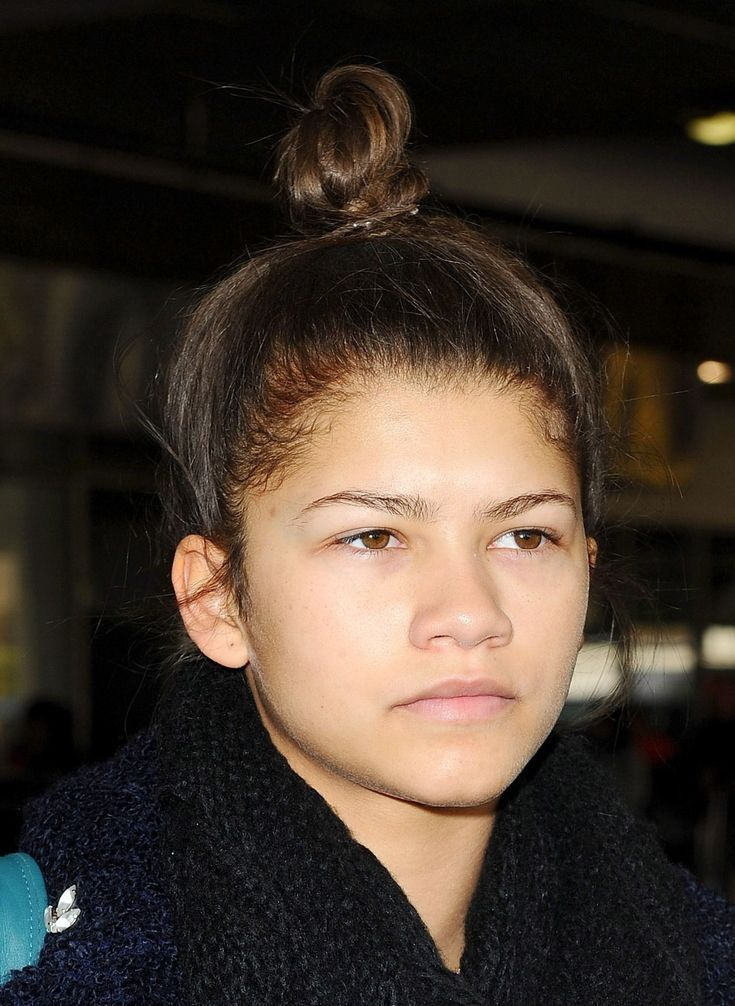
#> input picture lab-works/lab-idk/assets/face.jpeg, 735 x 1006 px, given in place of the camera
$ jupyter execute smiledetphoto.ipynb
#> lines starting #> are read from the running program, lines starting #| are printed output that depends on the picture; after the words box and inside, x2 and y2 are one past the last pixel; in counts of white or black regions, pixels touching at a corner belong together
[cell 1]
import cv2
import imutils
import matplotlib.pyplot as plt
vid = cv2.VideoCapture(0)

if not vid.isOpened():
    print("Error: Unable to open video source")
    exit()
face_cascade_path = '/home/nithin_nk/git/computer_vision/lab-works/lab-idk/haarcascade_frontalface_default.xml'
eye_cascade_path = '/home/nithin_nk/git/computer_vision/lab-works/lab-idk/haarcascade_eye.xml'
smile_cascade_path = '/home/nithin_nk/git/computer_vision/lab-works/lab-idk/haarcascade_smile.xml'

face_cascade = cv2.CascadeClassifier(face_cascade_path)
eye_cascade = cv2.CascadeClassifier(eye_cascade_path)
smile_cascade = cv2.CascadeClassifier(smile_cascade_path)

if face_cascade.empty():
    print(f"Error: Unable to load face cascade from {face_cascade_path}")
    exit()
if eye_cascade.empty():
    print(f"Error: Unable to load eye cascade from {eye_cascade_path}")
    exit()
if smile_cascade.empty():
    print(f"Error: Unable to load smile cascade from {smile_cascade_path}")
    exit()

while True:
    ret, img = vid.read()
#> img is the input picture: shape (1006, 735, 3); mean B, G, R 45.2, 54.7, 66.1
    if not ret:
        print("Error: Unable to read frame")
        break
    img = imutils.resize(img, width=1000)
#> img: shape (1368, 1000, 3)
    gray = cv2.cvtColor(img, cv2.COLOR_BGR2GRAY)
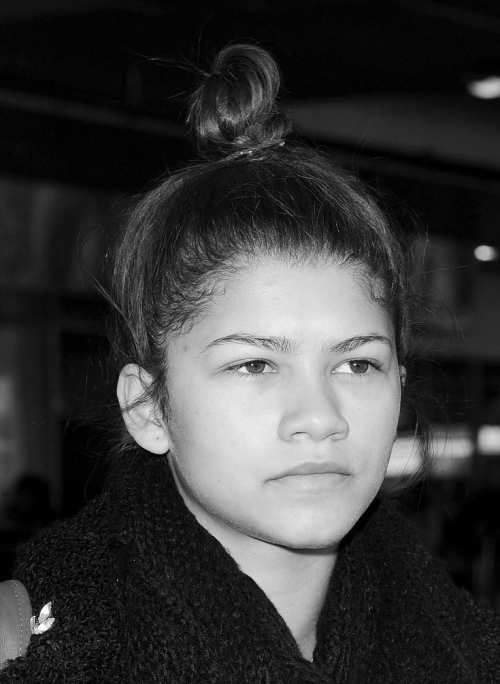
#> gray: shape (1368, 1000) (shown at 1/2 size); min 0, max 255, mean 57
    faces = face_cascade.detectMultiScale(gray, 1.3, 5)
#> faces = [[354, 542, 509, 509]]
    for (x, y, w, h) in faces:
        cv2.rectangle(img, (x, y), (x+w, y+h), (255, 255, 255), 2)
        roi_gray = gray[y:y+h, x:x+w]
        roi_color = img[y:y+h, x:x+w]
        eyes = eye_cascade.detectMultiScale(roi_gray)
        for (ex, ey, ew, eh) in eyes:
            cv2.rectangle(roi_color, (ex, ey), (ex+ew, ey+eh), (255, 0, 0), 2)
#> this loop made 1 pass
#> pass 1, `roi_gray = gray[y:y+h, x:x+w]`:
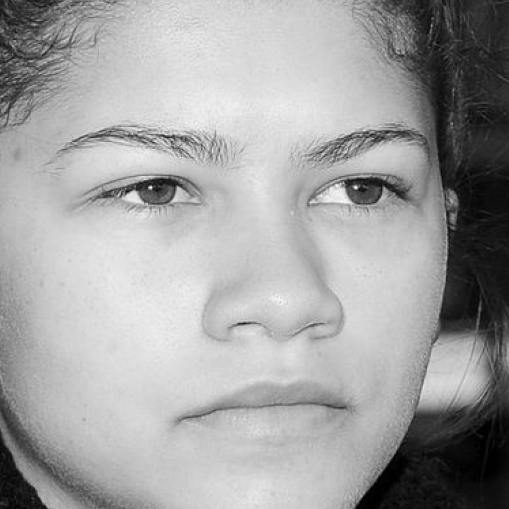
#> roi_gray: shape (509, 509); min 0, max 253, mean 162
#> pass 1, `roi_color = img[y:y+h, x:x+w]`:
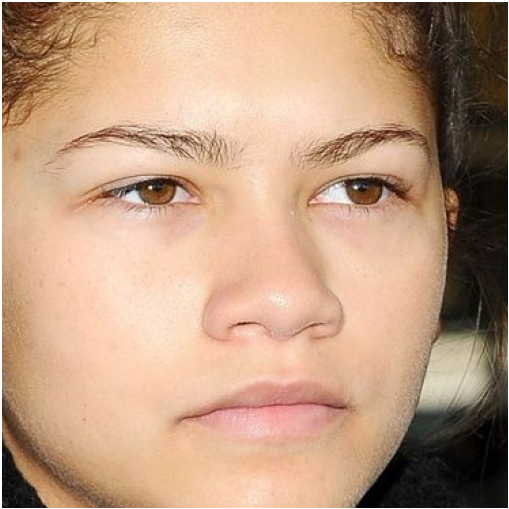
#> roi_color: shape (509, 509, 3); mean B, G, R 129.5, 156.2, 191.6
#> after the loop:
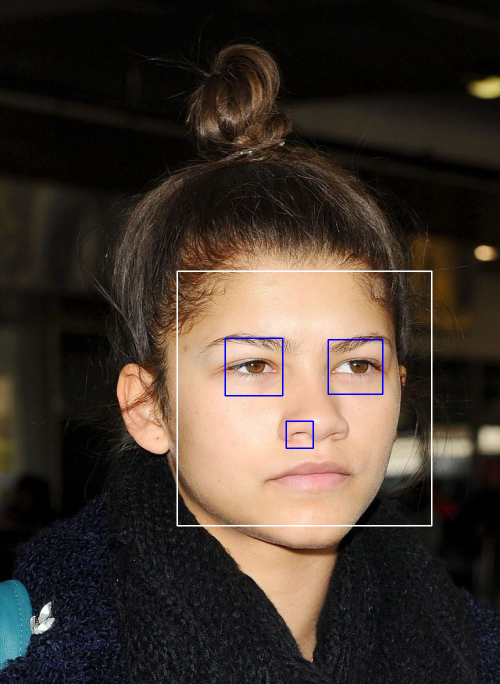
#> img: shape (1368, 1000, 3) (shown at 1/2 size); mean B, G, R 46.2, 55, 66.1
#> after the loop:
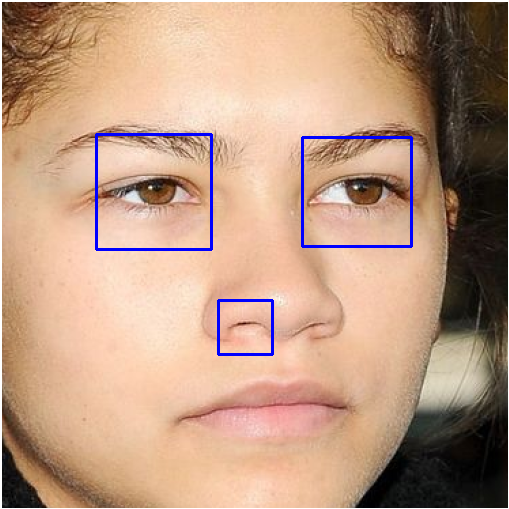
#> roi_color: shape (509, 509, 3); 1.28% of pixels changed, all inside (x1, y1, x2, y2) = (95, 133, 413, 356)
    cv2.imshow('frame', img)
    k = cv2.waitKey(1) & 0xFF
#> (key q is pressed here)
    if k == ord('q') or k == 27:
        break
vid.release()
cv2.destroyAllWindows()
img_rgb = cv2.cvtColor(img, cv2.COLOR_BGR2RGB)
plt.figure(figsize=(10, 6))
plt.imshow(img_rgb)
plt.axis('off')
plt.title('Face and Eye Detection')
plt.show()

[cell 2]
import cv2
import matplotlib.pyplot as plt

face_cascade = cv2.CascadeClassifier('/home/nithin_nk/git/computer_vision/lab-works/lab-idk/haarcascade_frontalface_default.xml')
eye_cascade = cv2.CascadeClassifier('/home/nithin_nk/git/computer_vision/lab-works/lab-idk/haarcascade_eye.xml')
smile_cascade = cv2.CascadeClassifier('/home/nithin_nk/git/computer_vision/lab-works/lab-idk/haarcascade_smile.xml')

def detect_smiles(frame):
    gray = cv2.cvtColor(frame, cv2.COLOR_BGR2GRAY)
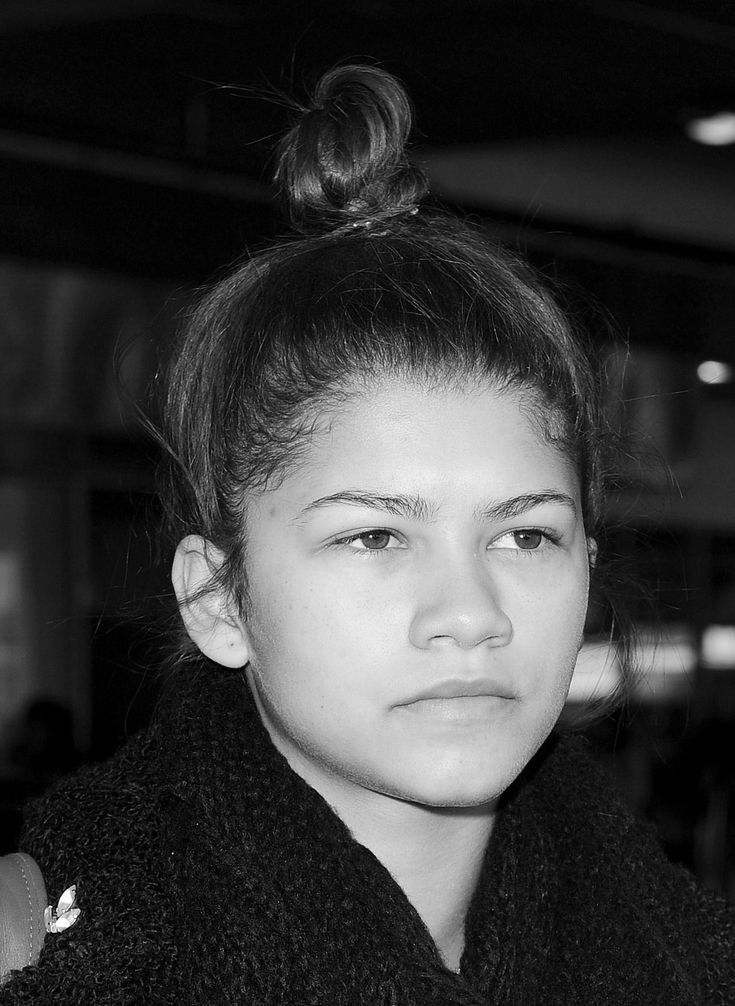
#> gray: shape (1006, 735); min 0, max 255, mean 57
    faces = face_cascade.detectMultiScale(gray, 1.3, 5)
#> faces = [[254, 391, 385, 385]]
    for (x, y, w, h) in faces:
        roi_gray = gray[y:y+h, x:x+w]
        smiles = smile_cascade.detectMultiScale(roi_gray, scaleFactor=1.8, minNeighbors=20)
        for (sx, sy, sw, sh) in smiles:
            cv2.rectangle(frame, (x+sx, y+sy), (x+sx+sw, y+sy+sh), (0, 255, 0), 2)
#> this loop made 1 pass
#> (x, y, w, h, smiles) on pass 1: (254, 391, 385, 385, [[96, 262, 210, 105]])
#> pass 1, in detect_smiles, `roi_gray = gray[y:y+h, x:x+w]`:
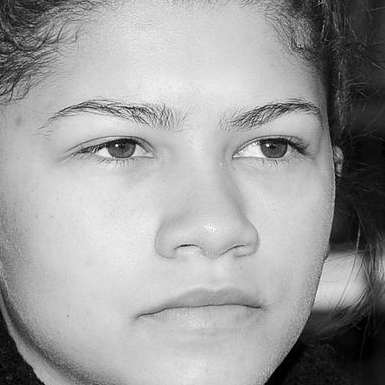
#> roi_gray: shape (385, 385); min 0, max 253, mean 158.5
#> after the loop:
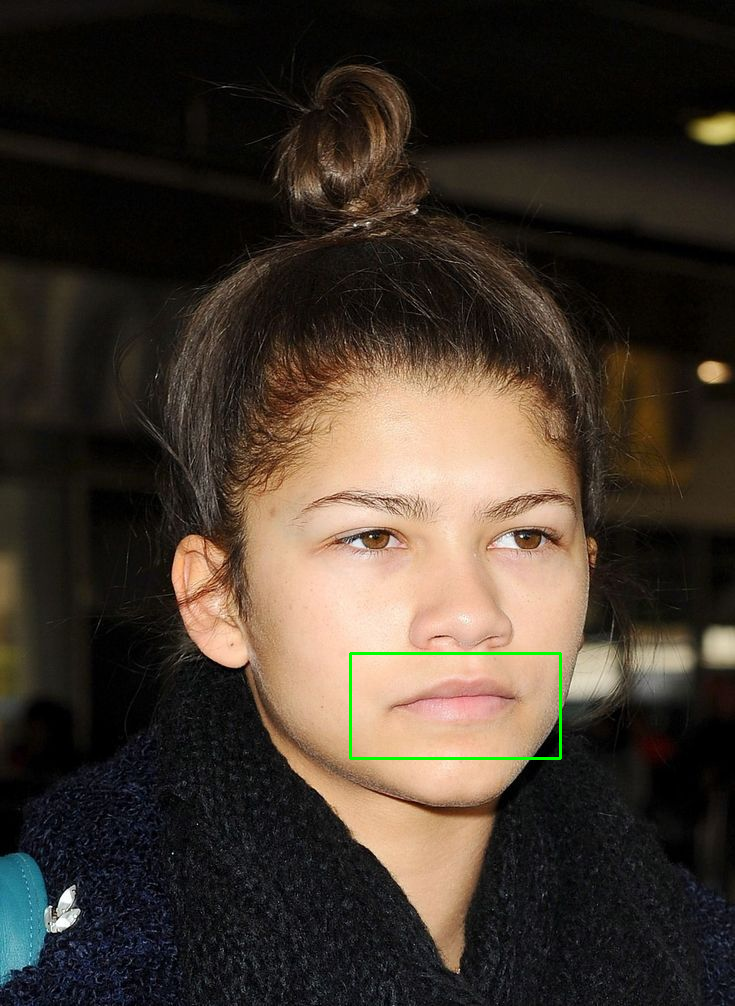
#> frame: shape (1006, 735, 3); 0.26% of pixels changed, all inside (x1, y1, x2, y2) = (349, 652, 562, 760)
    return frame
def process_video():
    cap = cv2.VideoCapture(0)
    while cap.isOpened():
        ret, frame = cap.read()
        if not ret:
            break
        frame_with_smiles = detect_smiles(frame)
        cv2.imshow('Smile Detection', frame_with_smiles)
        plot_frame(frame_with_smiles)
        break
    cap.release()
    cv2.destroyAllWindows()

def plot_frame(frame):
    frame_rgb = cv2.cvtColor(frame, cv2.COLOR_BGR2RGB)
    # Plot the frame
    plt.figure(figsize=(10, 6))
    plt.imshow(frame_rgb)
    plt.axis('off')
    plt.title('Smile Detection')
    plt.show()

if __name__ == "__main__":
    process_video()
